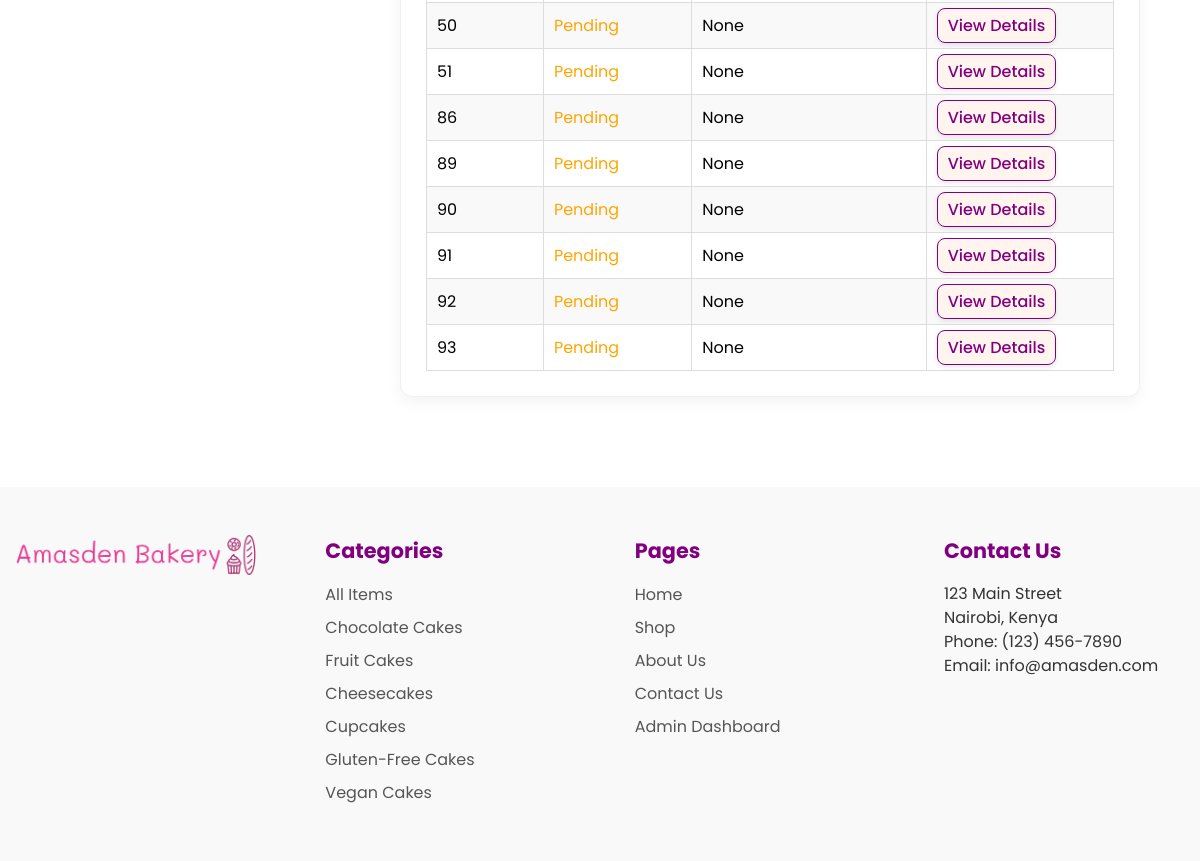
/user_dashboard/delivery_status/ (signed in, lower part), run on an earlier commit of the app's database.
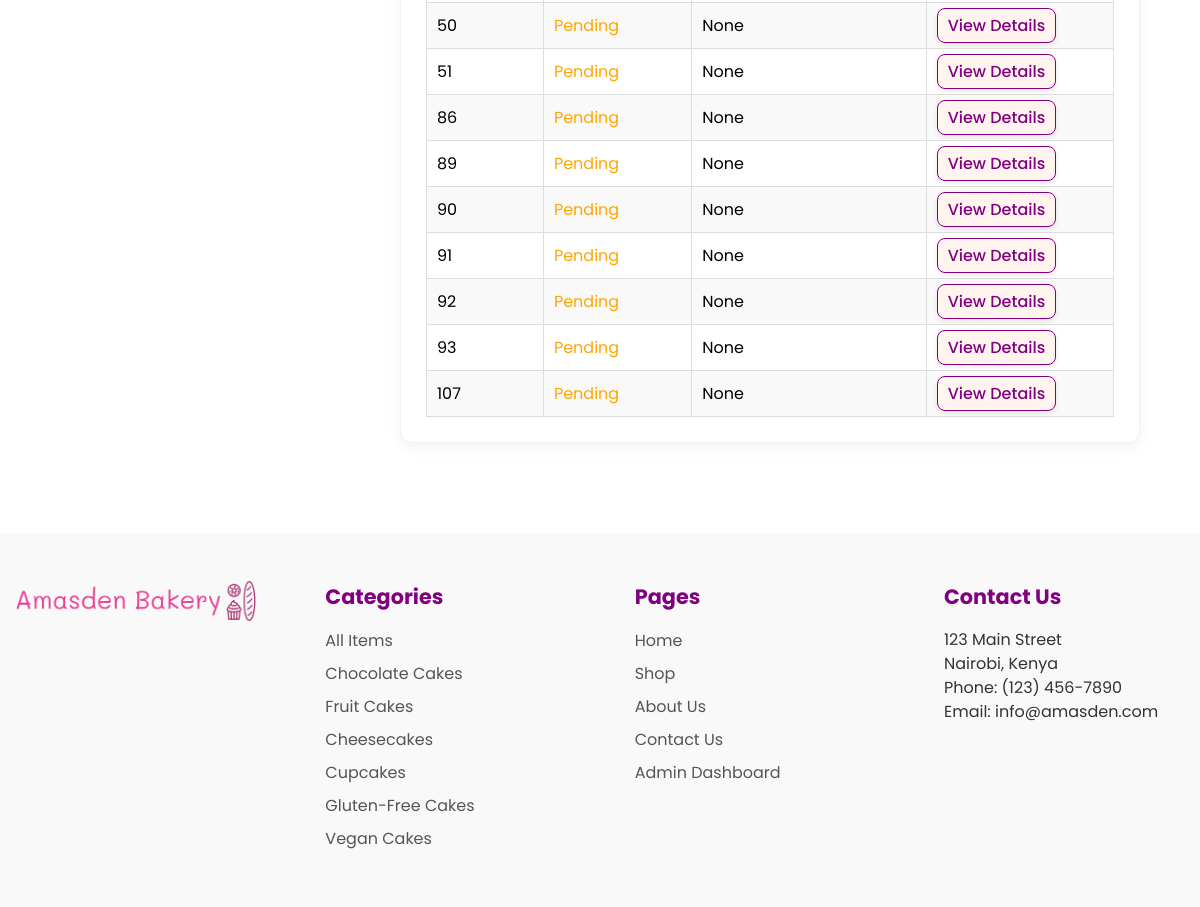
And on a later commit of the database.
### bakery/models.py (models this page shows, shortened)
class Order(models.Model):
    STATUS_CHOICES = [
        ('Pending', 'Pending'),
        ('In Progress', 'In Progress'),
        ('Completed', 'Completed'),
        ('Cancelled', 'Cancelled'),
    ]
    PAYMENT_STATUS_CHOICES = [
        ('Pending', 'Pending'),
        ('Completed', 'Completed'),
        ('Failed', 'Failed'),
        ('Cancelled', 'Cancelled'),
    ]
    user = models.ForeignKey(User, on_delete=models.CASCADE, null=True, blank=True)
    cart = models.ForeignKey(Cart, on_delete=models.CASCADE, null=True, blank=True)
    status = models.CharField(max_length=20, choices=STATUS_CHOICES, default='Pending')
    created_at = models.DateTimeField(auto_now_add=True)
    estimated_delivery_time = models.DateTimeField(blank=True, null=True)
    total_price = models.DecimalField(max_digits=10, decimal_places=2, default=0)
    payment_status = models.CharField(max_length=20, choices=PAYMENT_STATUS_CHOICES, default='Pending')
    phone_number = models.CharField(max_length=15, blank=True, null=True)
    address = models.CharField(max_length=255, blank=True, null=True)
    checkout_request_id = models.CharField(max_length=255, blank=True, null=True)
    class Meta:
        indexes = [
            models.Index(fields=['status', 'payment_status']),
        ]

class Category(models.Model):
    name = models.CharField(max_length=100, default='none')
    slug = models.SlugField(unique=True, blank=True)

### user_dashboard/views.py (the view)
# urls.py: path('delivery_status/', views.delivery_status, name='delivery_status'),
@login_required
def delivery_status(request):
    orders = Order.objects.filter(user=request.user)
    context = {
        'orders': orders
    }
    return render(request, 'user_dashboard/delivery_status.html', context)

### bakery/context_processors.py (called while the page is built)
def global_footer_context(request):
    footer_categories = Category.objects.all()
    category_slug = request.GET.get('category')
    return {
        'footer_categories': footer_categories,
    }

### bakery/templates/user_dashboard/delivery_status.html (shortened to what this page needs)
{% extends 'user_dashboard/template.html' %}
{% block dashboard_content %}
    {% if orders %}
        <table class="generic-table">
            <tbody>
                {% for order in orders %}
                    <tr>
                        <td>{{ order.id }}</td>
                        <td>
                            <span class="status-{{ order.status|lower }}">{{ order.status }}</span>
                        </td>
                        <td>{{ order.estimated_delivery_time }}</td>
                        <td>
                            <a href="{% url 'user_dashboard:order_details' order.id %}" class="btn1">View Details</a>
                        </td>
                    </tr>
                {% empty %}
                    <tr>
                        <td colspan="4">You have no orders yet.</td>
                    </tr>
                {% endfor %}
            </tbody>
        </table>
    {% else %}
        <p>You have no orders to display.</p>
    {% endif %}
{% endblock %}

### bakery/templates/bakery/footer.html
{% load static %}
<footer>
  <div class="footer-column">
    <img src="{% static 'images/logo.png' %}" alt="Bakery Logo">
  </div>
  <div class="footer-column">
    <h3>Categories</h3>
    <ul>
      <li>
        <a href="{% url 'products' %}">All Items</a>
      </li>
      {% for category in footer_categories %}
      <li>
        <a href="?category={{ category.slug }}">{{ category.name }}</a>
      </li>
      {% endfor %}
    </ul>
  </div>
  <div class="footer-column">
    <h3>Pages</h3>
    <ul>
      <li>
        <a href="{% url 'home' %}">Home</a>
      </li>
      <li>
        <a href="{% url 'products' %}">Shop</a>
      </li>
      <li>
        <a href="{% url 'about' %}">About Us</a>
      </li>
      <li>
        <a href="{% url 'contact' %}">Contact Us</a>
      </li>
      {% if user.is_authenticated %}
            <li >
              {% if user.is_superuser %}
                <a href="{% url 'admin_dashboard:add_bakery_item' %}">Admin Dashboard</a>
              {% elif user.is_staff %}
                <a href="{% url 'staff_dashboard:manage_orders' %}">Staff Dashboard</a>
              {% else %}
                <a href="{% url 'user_dashboard:account_details' %}">Account</a>
              {% endif %}
            </li>
          {% else %}
            <li>
              <a href="{% url 'login' %}">Account</a>
            </li>
          {% endif %}
    </ul>
  </div>
  <div class="footer-column">
    <h3>Contact Us</h3>
    <p>123 Main Street<br>
    Nairobi, Kenya<br>
    Phone: (123) 456-7890<br>
    Email: info@amasden.com</p>
</footer>
  </body>
</html>

What changed in the data, as far as the page shows it:
added Order: id "107", status "Pending", estimated_delivery_time "None"
